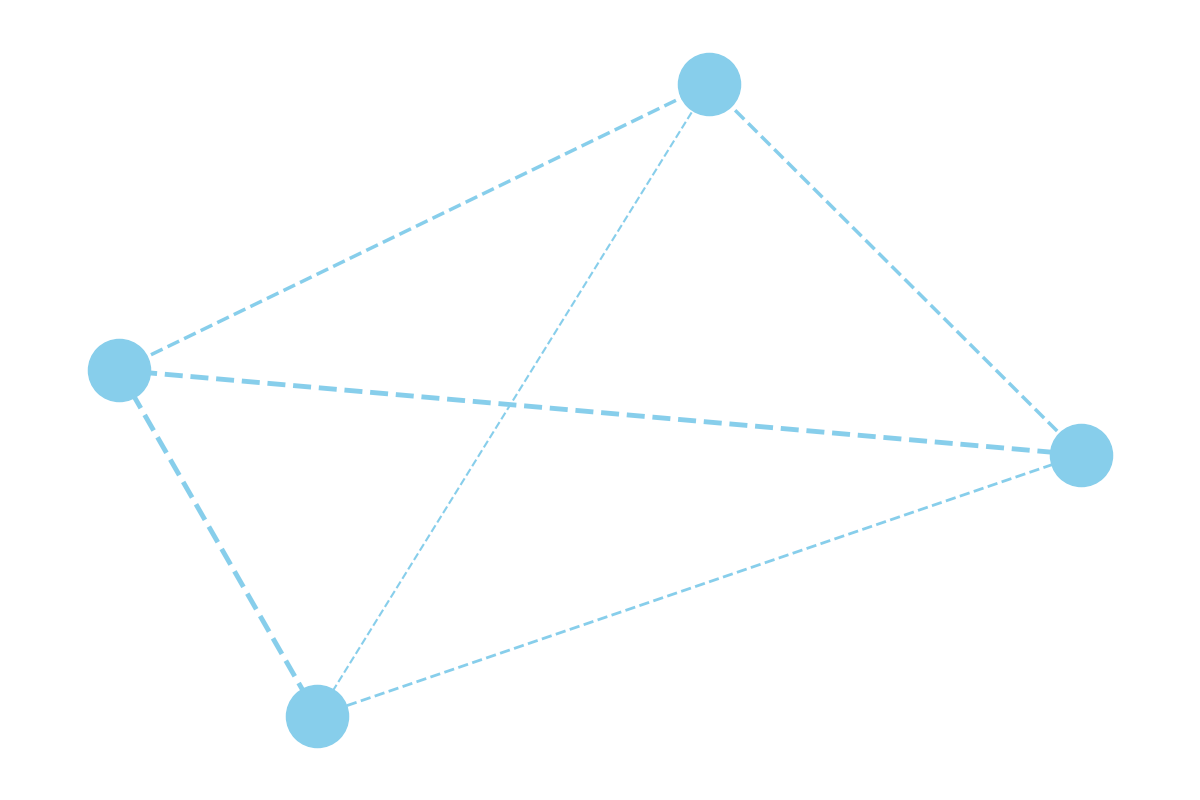

Generate this figure with Python:
import matplotlib.pyplot as plt
import networkx as nx

departments = ['R&D', 'Marketing', 'Sales', 'Customer Support']
communication_matrix = [
    [0, 15, 20, 10],
    [10, 0, 25, 15],
    [5, 10, 0, 20],
    [5, 5, 15, 0]
]

G = nx.Graph()
G.add_nodes_from(departments)

for i, source in enumerate(departments):
    for j, target in enumerate(departments):
        if i < j and communication_matrix[i][j] + communication_matrix[j][i] > 0:
            total_weight = communication_matrix[i][j] + communication_matrix[j][i]
            G.add_edge(source, target, weight=total_weight)

pos = nx.spring_layout(G, k=0.3, iterations=50)
plt.figure(figsize=(12, 8))

single_color = 'skyblue'  # Specify a single color for nodes and edges consistently

nx.draw_networkx_nodes(G, pos, node_size=2000, node_color=single_color)

edges = G.edges(data=True)
nx.draw_networkx_edges(
    G, pos, edgelist=edges,
    width=[edge[2]['weight'] * 0.1 for edge in edges],
    edge_color=single_color,  # Apply the single color to edges as well
    style='--'
)

plt.axis('off')
plt.tight_layout()
plt.show()
